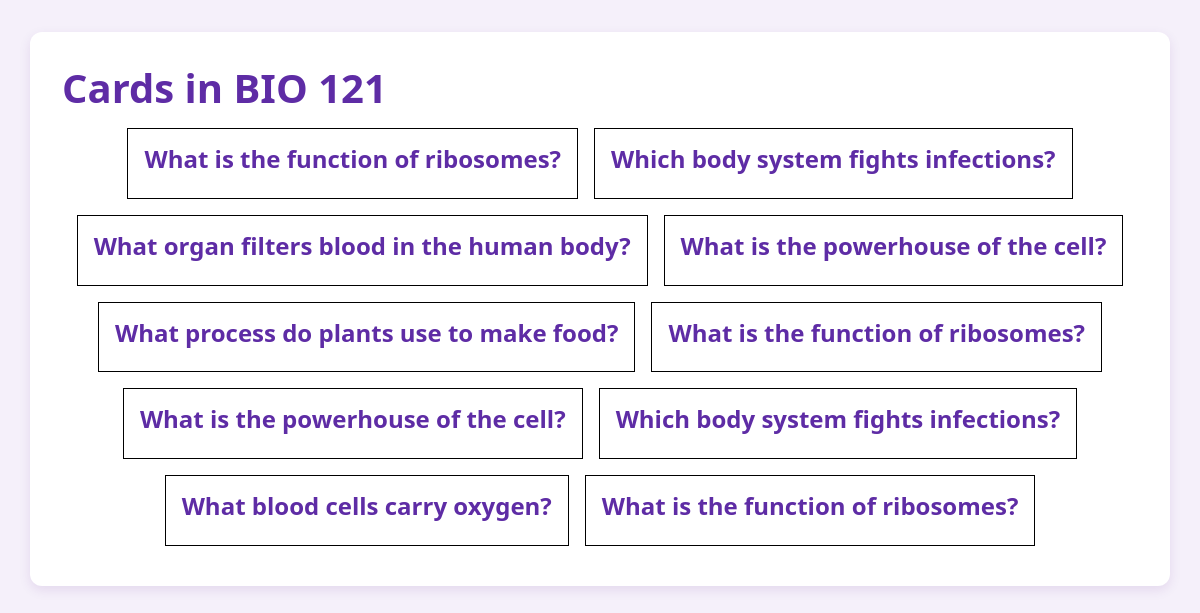
/collections/Biology/BIO 121, run on the app's committed database.
### models/stack.py (models this page shows, shortened)
class Stack(db.Model):
    __tablename__="stack_table"
    id = mapped_column(Integer, primary_key=True)
    name = mapped_column(String)
    cards = relationship("Card")
    collection = relationship("Collection", back_populates="stacks")
    collection_id = mapped_column(Integer, ForeignKey("collection_table.id"))

### models/card.py (models this page shows)
class Card(db.Model):
    __tablename__ = "card_table"
    id = mapped_column(Integer, primary_key=True)
    name = mapped_column(String, nullable=False)
    answer = mapped_column(String, nullable=False)
    flipped = mapped_column(Boolean, default=False)
    stack_id = mapped_column(Integer, ForeignKey("stack_table.id"))

### routes/html.py (the view)
@html_routes.route("/collections/<string:collection_name>/<string:stack_name>")
def cards(collection_name, stack_name):
    stack_id = (db.session.execute(db.select(Stack).where(Stack.name == stack_name)).scalar()).id
    cards = db.session.execute(db.select(Card).where(Card.stack_id == stack_id)).scalars()
    return render_template("cards.html", stack=stack_name, data=cards)

### templates/cards.html (shortened to what this page needs)
<!DOCTYPE html>
<html>
<head>
    <link href="https://cdn.jsdelivr.net/npm/bootstrap@5.3.3/dist/css/bootstrap.min.css" rel="stylesheet">
    <link rel="stylesheet" href="{{ url_for('static', filename='styles.css') }}">
</head>
<body>
    <div class="container">
        <h1>Cards in {{ stack }}</h1>
        <div class="d-flex flex-wrap justify-content-center">
            {% for card in data %}
            <div class="m-2 p-3 border border-black text-center">
                <h4>{{ card.name }}</h4>
            </div>
            {% endfor %}
        </div>
    </div>
</body>
</html>

### static/styles.css (style rules this page uses)
body { background-color: #f5f0fa; color: #4b007d; font-family: 'Segoe UI', Tahoma, Geneva, Verdana, sans-serif; }
.container { background-color: #ffffff; padding: 2rem; border-radius: 12px; box-shadow: 0 4px 12px rgba(75, 0, 125, 0.1); margin-top: 2rem; }
h1, h2, h3, h4, h5, h6 { color: #5e2ca5; font-weight: 600; }

### data on the page
Stack: name "BIO 121"
Card: name "What is the function of ribosomes?"
Card: name "Which body system fights infections?"
Card: name "What organ filters blood in the human body?"
Card: name "What is the powerhouse of the cell?"
Card: name "What process do plants use to make food?"
Card: name "What is the function of ribosomes?"
Card: name "What is the powerhouse of the cell?"
Card: name "Which body system fights infections?"
Card: name "What blood cells carry oxygen?"
Card: name "What is the function of ribosomes?"
